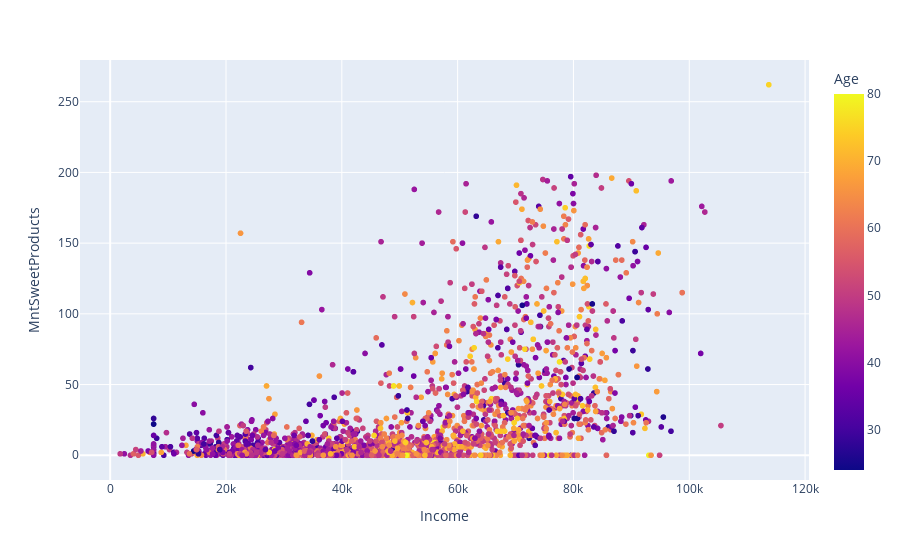

The cell this chart's notebook holds for it:
### Code cell
fig = px.scatter(df,y="MntSweetProducts",x="Income",color="Age")
fig.show()

### Figure 1 — Plotly figure (JSON) as saved in the notebook; plotly's stock layout.template omitted (floating-point values rounded to 4 significant figures; data arrays with more than 128 entries replaced by an {"elided": "..."} marker saying what was removed)
{"data": [{"hovertemplate": "Income=%{x}<br>MntSweetProducts=%{y}<br>Age=%{marker.color}<extra></extra>", "legendgroup": "", "marker": {"color": {"elided": "2205 int values"}, "coloraxis": "coloraxis", "symbol": "circle"}, "mode": "markers", "name": "", "showlegend": false, "type": "scattergl", "x": {"elided": "2205 int values"}, "xaxis": "x", "y": {"elided": "2205 int values"}, "yaxis": "y"}], "layout": {"coloraxis": {"colorbar": {"title": {"text": "Age"}}, "colorscale": [[0, "#0d0887"], [0.1111, "#46039f"], [0.2222, "#7201a8"], [0.3333, "#9c179e"], [0.4444, "#bd3786"], [0.5556, "#d8576b"], [0.6667, "#ed7953"], [0.7778, "#fb9f3a"], [0.8889, "#fdca26"], [1, "#f0f921"]]}, "legend": {"tracegroupgap": 0}, "margin": {"t": 60}, "xaxis": {"anchor": "y", "domain": [0, 1], "title": {"text": "Income"}}, "yaxis": {"anchor": "x", "domain": [0, 1], "title": {"text": "MntSweetProducts"}}}}
